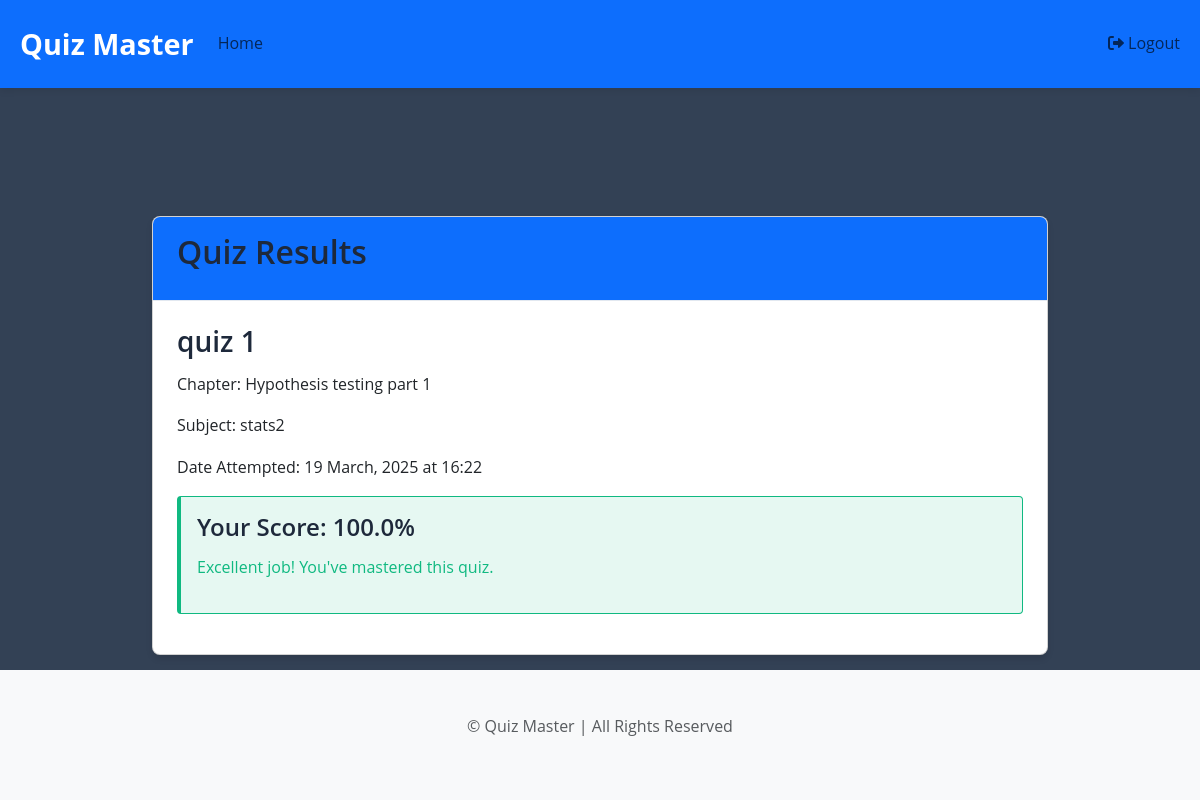
The app's page /user/quiz/results/3 (signed in) with its own data.
### main.py (models this page shows)
class Quiz(db.Model):
    id = db.Column(db.Integer, primary_key=True)
    title = db.Column(db.String(100), nullable=False)
    chapter_id = db.Column(db.Integer, db.ForeignKey('chapter.id'), nullable=False)
    date_of_quiz = db.Column(db.Date, nullable=False)
    time_duration = db.Column(db.String(5), nullable=False)  # Format: HH:MM
    remarks = db.Column(db.String(200))
    created_at = db.Column(db.DateTime, default=datetime.utcnow)
    chapter = db.relationship('Chapter', back_populates='quizzes')
    questions = db.relationship("Question", back_populates='quiz', cascade="all, delete-orphan")
    scores = db.relationship("Score", back_populates='quiz', cascade="all, delete-orphan")

class Chapter(db.Model):
    id = db.Column(db.Integer, primary_key=True)
    name = db.Column(db.String(80), nullable=False)
    description = db.Column(db.String(200))
    subject_id = db.Column(db.Integer, db.ForeignKey('subject.id'), nullable=False)
    created_at = db.Column(db.DateTime, default=datetime.utcnow)
    subject = db.relationship('Subject', back_populates='chapters')
    quizzes = db.relationship("Quiz", back_populates='chapter', cascade="all, delete-orphan")

class Subject(db.Model):
    id = db.Column(db.Integer, primary_key=True)
    name = db.Column(db.String(80), unique=True, nullable=False)
    description = db.Column(db.String(200))
    created_at = db.Column(db.DateTime, default=datetime.utcnow)
    chapters = db.relationship("Chapter", back_populates='subject', cascade="all, delete-orphan")

class Score(db.Model):
    id = db.Column(db.Integer, primary_key=True)
    quiz_id = db.Column(db.Integer, db.ForeignKey('quiz.id'), nullable=False)
    user_id = db.Column(db.Integer, db.ForeignKey('user.id'), nullable=False)
    time_stamp_of_attempt = db.Column(db.DateTime, default=datetime.utcnow)
    total_scored = db.Column(db.Float, nullable=False)
    quiz = db.relationship('Quiz', back_populates='scores')
    user = db.relationship('User', back_populates='quiz_scores')

### main.py (the view)
@app.route("/user/quiz/results/<int:score_id>")
@login_required
def quiz_results(score_id):
    score = Score.query.get_or_404(score_id)
    if score.user_id != session["user_id"]:
        flash("Unauthorized access", "danger")
        return redirect(url_for("user_dashboard"))
    quiz = Quiz.query.get(score.quiz_id)
    questions = Question.query.filter_by(quiz_id=score.quiz_id).all()
    all_attempts = Score.query.filter_by(
        quiz_id=score.quiz_id,
        user_id=session["user_id"]
    ).order_by(Score.id.desc()).all()
    return render_template(
        "quiz_results.html",
        score=score,
        quiz=quiz,
        questions=questions,
        all_attempts=all_attempts
    )

### main.py (called while the page is built)
def login_required(f):
    @wraps(f)
    def decorated_function(*args, **kwargs):
        if "user_id" not in session:
            flash("You need to log in first.", "danger")
            return redirect(url_for("user_login"))
        return f(*args, **kwargs)
    return decorated_function

### templates/quiz_results.html
{% extends "base.html" %}
{% block content %}
<div class="container mt-4">
    <div class="card">
        <div class="card-header bg-primary text-white">
            <h2>Quiz Results</h2>
        </div>
        <div class="card-body">
            <h3>{{ quiz.title }}</h3>
            <p>Chapter: {{ quiz.chapter.name }}</p>
            <p>Subject: {{ quiz.chapter.subject.name }}</p>
            <p>Date Attempted: {{ score.time_stamp_of_attempt.strftime('%d %B, %Y at %H:%M') }}</p>
            <div class="alert {% if score.total_scored >= 70 %}alert-success{% elif score.total_scored >= 50 %}alert-warning{% else %}alert-danger{% endif %}">
                <h4>Your Score: {{ score.total_scored|round(2) }}%</h4>
                {% if score.total_scored >= 70 %}
                    <p>Excellent job! You've mastered this quiz.</p>
                {% elif score.total_scored >= 50 %}
                    <p>Good effort! You've passed this quiz.</p>
                {% else %}
                    <p>You might need to review the material. Try again after studying!</p>
                {% endif %}
            </div>
        </div>
    </div>
    <div class="mt-4">
        <a href="{{ url_for('user_dashboard') }}" class="btn btn-primary">Back to Dashboard</a>
    </div>
</div>
{% endblock %}

### static/css/style.css (style rules this page uses)
* { margin: 0; padding: 0; box-sizing: border-box; font-family: 'Open Sans', Arial, sans-serif; }
:root { --primary: #6366f1; --primary-dark: #4f46e5; --secondary: #06b6d4; --secondary-dark: #0891b2; --accent: #f59e0b; --dark: #1e293b; --light: #f8fafc; --danger: #ef4444; --success: #10b981; --white: #ffffff; --text: #334155; --text-light: #64748b; --border: #e2e8f0; --shadow: rgba(0, 0, 0, 0.1); }
body { background-color: var(--text); color: var(--text); line-height: 1.6; min-height: 100vh; }
.container { width: 90%; max-width: 1200px; margin: 0 auto; padding: 20px; }
h1, h2, h3, h4, h5, h6 { font-weight: 600; margin-bottom: 0.8rem; color: var(--dark); }
p { margin-bottom: 1rem; }
.btn { display: inline-block; padding: 0.5rem 1.2rem; border-radius: 4px; text-decoration: none; cursor: pointer; font-weight: 500; text-align: center; transition: all 0.3s ease; border: none; font-size: 1rem; }
.btn-primary { background-color: var(--primary); color: var(--white); }
.card { background-color: var(--white); border-radius: 8px; box-shadow: 0 4px 6px var(--shadow); margin-bottom: 1.5rem; overflow: hidden; }
.card-header { padding: 1rem 1.5rem; border-bottom: 1px solid var(--border); background-color: rgba(0, 0, 0, 0.02); }
.card-body { padding: 1.5rem; }
.alert { padding: 1rem; margin-bottom: 1rem; border-radius: 4px; border-left: 4px solid transparent; }
.alert-success { background-color: rgba(16, 185, 129, 0.1); border-color: var(--success); color: var(--success); }
.mt-4 { margin-top: 1.5rem; }

### records on screen
Quiz: title "quiz 1"
Chapter: chapter.name "Hypothesis testing part 1"
Subject: chapter.subject.name "stats2"
Score: time_stamp_of_attempt "19 March, 2025 at 16:22", total_scored "100.0"
